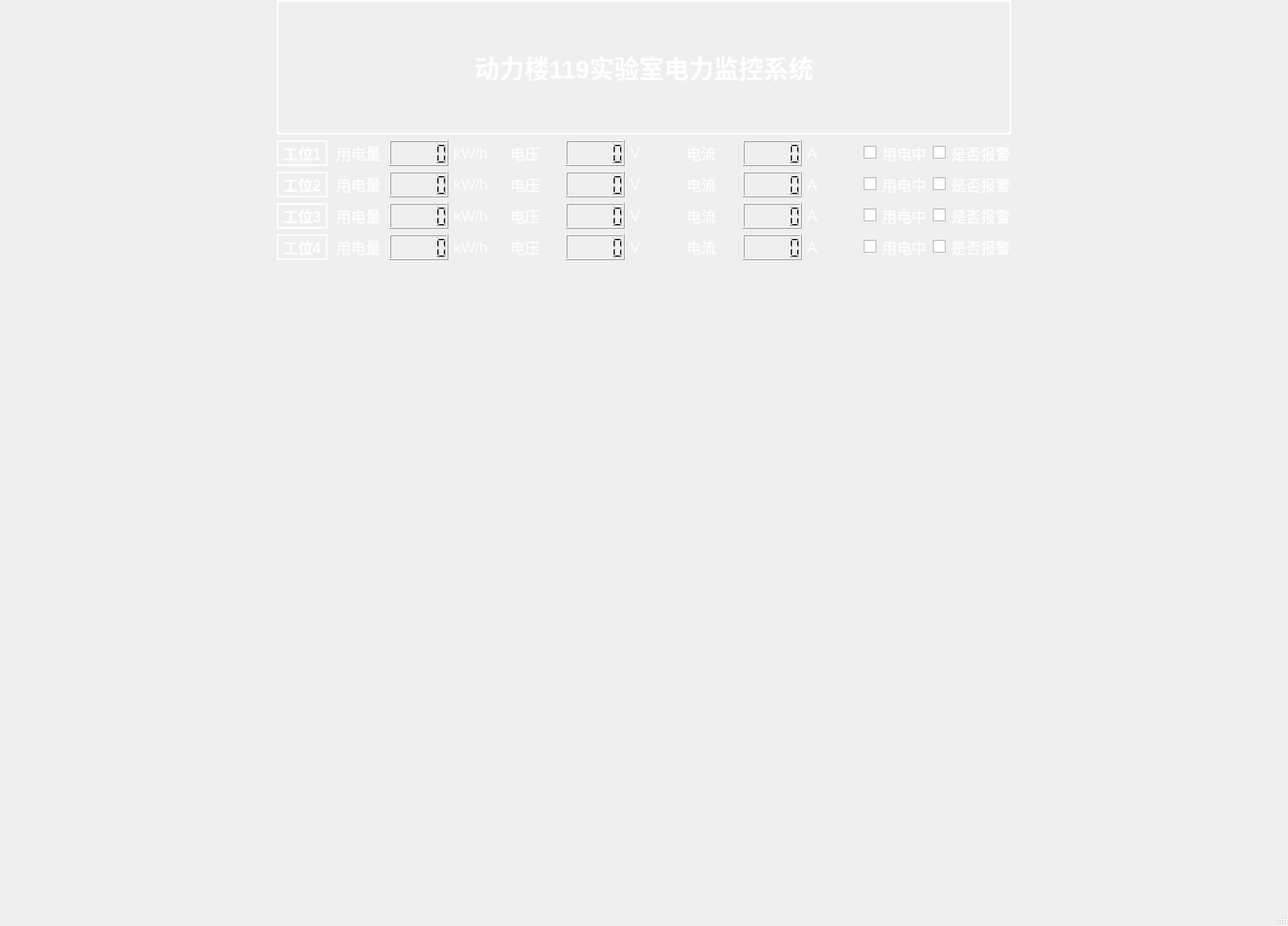
<?xml version="1.0" encoding="UTF-8"?>
<ui version="4.0">
 <class>mainWindow</class>
 <widget class="QMainWindow" name="mainWindow">
  <property name="geometry">
   <rect>
    <x>0</x>
    <y>0</y>
    <width>1396</width>
    <height>1004</height>
   </rect>
  </property>
  <property name="windowTitle">
   <string>实验室电力监控系统</string>
  </property>
  <widget class="QWidget" name="centralwidget">
   <property name="font">
    <font>
     <pointsize>6</pointsize>
    </font>
   </property>
   <layout class="QHBoxLayout" name="horizontalLayout_5">
    <property name="leftMargin">
     <number>300</number>
    </property>
    <property name="topMargin">
     <number>0</number>
    </property>
    <property name="rightMargin">
     <number>300</number>
    </property>
    <property name="bottomMargin">
     <number>700</number>
    </property>
    <item>
     <layout class="QVBoxLayout" name="verticalLayout">
      <item>
       <layout class="QHBoxLayout" name="horizontalLayout_51">
        <item>
         <widget class="QLabel" name="label_131">
          <property name="font">
           <font>
            <pointsize>20</pointsize>
            <weight>75</weight>
            <italic>false</italic>
            <bold>true</bold>
           </font>
          </property>
          <property name="styleSheet">
           <string notr="true">QLabel{color:rgb(255, 255, 255);
 border: 2px solid white;
}</string>
          </property>
          <property name="text">
           <string>动力楼119实验室电力监控系统</string>
          </property>
          <property name="scaledContents">
           <bool>true</bool>
          </property>
          <property name="alignment">
           <set>Qt::AlignCenter</set>
          </property>
         </widget>
        </item>
       </layout>
      </item>
      <item>
       <layout class="QHBoxLayout" name="horizontalLayout">
        <item>
         <widget class="QLabel" name="label_138">
          <property name="font">
           <font>
            <pointsize>12</pointsize>
            <weight>75</weight>
            <bold>true</bold>
           </font>
          </property>
          <property name="styleSheet">
           <string notr="true">QLabel{color:rgb(255, 255, 255);
 border: 2px solid white;
}</string>
          </property>
          <property name="text">
           <string>工位1</string>
          </property>
          <property name="alignment">
           <set>Qt::AlignCenter</set>
          </property>
         </widget>
        </item>
        <item>
         <widget class="QLabel" name="label_139">
          <property name="font">
           <font>
            <pointsize>12</pointsize>
           </font>
          </property>
          <property name="styleSheet">
           <string notr="true">QLabel{color:rgb(255, 255, 255);}</string>
          </property>
          <property name="text">
           <string>用电量</string>
          </property>
          <property name="alignment">
           <set>Qt::AlignCenter</set>
          </property>
         </widget>
        </item>
        <item>
         <widget class="QLCDNumber" name="lcdNumber1">
          <property name="styleSheet">
           <string notr="true"/>
          </property>
         </widget>
        </item>
        <item>
         <widget class="QLabel" name="label_140">
          <property name="font">
           <font>
            <pointsize>12</pointsize>
           </font>
          </property>
          <property name="styleSheet">
           <string notr="true">QLabel{color:rgb(255, 255, 255);}</string>
          </property>
          <property name="text">
           <string>kW/h</string>
          </property>
         </widget>
        </item>
        <item>
         <widget class="QLabel" name="label">
          <property name="font">
           <font>
            <pointsize>12</pointsize>
           </font>
          </property>
          <property name="styleSheet">
           <string notr="true">QLabel{color:rgb(255, 255, 255);}</string>
          </property>
          <property name="text">
           <string>电压</string>
          </property>
         </widget>
        </item>
        <item>
         <widget class="QLCDNumber" name="lcdNumber11">
          <property name="styleSheet">
           <string notr="true"/>
          </property>
         </widget>
        </item>
        <item>
         <widget class="QLabel" name="label_144">
          <property name="font">
           <font>
            <pointsize>12</pointsize>
           </font>
          </property>
          <property name="styleSheet">
           <string notr="true">QLabel{color:rgb(255, 255, 255);}</string>
          </property>
          <property name="text">
           <string>V</string>
          </property>
         </widget>
        </item>
        <item>
         <widget class="QLabel" name="label_5">
          <property name="font">
           <font>
            <pointsize>12</pointsize>
           </font>
          </property>
          <property name="styleSheet">
           <string notr="true">QLabel{color:rgb(255, 255, 255);}</string>
          </property>
          <property name="text">
           <string>电流</string>
          </property>
         </widget>
        </item>
        <item>
         <widget class="QLCDNumber" name="lcdNumber111"/>
        </item>
        <item>
         <widget class="QLabel" name="label_148">
          <property name="font">
           <font>
            <pointsize>12</pointsize>
           </font>
          </property>
          <property name="styleSheet">
           <string notr="true">QLabel{color:rgb(255, 255, 255);}</string>
          </property>
          <property name="text">
           <string>A</string>
          </property>
         </widget>
        </item>
        <item>
         <widget class="QCheckBox" name="checkBox1">
          <property name="font">
           <font>
            <pointsize>12</pointsize>
           </font>
          </property>
          <property name="styleSheet">
           <string notr="true">/* 设置 QCheckBox 的文本颜色为白色 */
QCheckBox {
    color: rgb(255, 255, 255);
}

/* 设置 QCheckBox 被选中时的勾颜色为红色 */
QCheckBox::indicator:checked {
    background-color: green;
   
}

</string>
          </property>
          <property name="text">
           <string>用电中</string>
          </property>
         </widget>
        </item>
        <item>
         <widget class="QCheckBox" name="checkBox11">
          <property name="font">
           <font>
            <pointsize>12</pointsize>
           </font>
          </property>
          <property name="styleSheet">
           <string notr="true">/* 设置 QCheckBox 的文本颜色为白色 */
QCheckBox {
    color: rgb(255, 255, 255);
}

/* 设置 QCheckBox 被选中时的勾颜色为红色 */
QCheckBox::indicator:checked {
    background-color: red;
	
   
}
</string>
          </property>
          <property name="text">
           <string>是否报警</string>
          </property>
         </widget>
        </item>
       </layout>
      </item>
      <item>
       <layout class="QHBoxLayout" name="horizontalLayout_2">
        <item>
         <widget class="QLabel" name="label_141">
          <property name="font">
           <font>
            <pointsize>12</pointsize>
            <weight>75</weight>
            <bold>true</bold>
           </font>
          </property>
          <property name="styleSheet">
           <string notr="true">QLabel{color:rgb(255, 255, 255);
 border: 2px solid white;
}</string>
          </property>
          <property name="text">
           <string>工位2</string>
          </property>
          <property name="alignment">
           <set>Qt::AlignCenter</set>
          </property>
         </widget>
        </item>
        <item>
         <widget class="QLabel" name="label_142">
          <property name="font">
           <font>
            <pointsize>12</pointsize>
           </font>
          </property>
          <property name="styleSheet">
           <string notr="true">QLabel{color:rgb(255, 255, 255);}</string>
          </property>
          <property name="text">
           <string>用电量</string>
          </property>
          <property name="alignment">
           <set>Qt::AlignCenter</set>
          </property>
         </widget>
        </item>
        <item>
         <widget class="QLCDNumber" name="lcdNumber2">
          <property name="styleSheet">
           <string notr="true"/>
          </property>
         </widget>
        </item>
        <item>
         <widget class="QLabel" name="label_143">
          <property name="font">
           <font>
            <pointsize>12</pointsize>
           </font>
          </property>
          <property name="styleSheet">
           <string notr="true">QLabel{color:rgb(255, 255, 255);}</string>
          </property>
          <property name="text">
           <string>kW/h</string>
          </property>
         </widget>
        </item>
        <item>
         <widget class="QLabel" name="label_2">
          <property name="font">
           <font>
            <pointsize>12</pointsize>
           </font>
          </property>
          <property name="styleSheet">
           <string notr="true">QLabel{color:rgb(255, 255, 255);}</string>
          </property>
          <property name="text">
           <string>电压</string>
          </property>
         </widget>
        </item>
        <item>
         <widget class="QLCDNumber" name="lcdNumber22">
          <property name="styleSheet">
           <string notr="true"/>
          </property>
         </widget>
        </item>
        <item>
         <widget class="QLabel" name="label_145">
          <property name="font">
           <font>
            <pointsize>12</pointsize>
           </font>
          </property>
          <property name="styleSheet">
           <string notr="true">QLabel{color:rgb(255, 255, 255);}</string>
          </property>
          <property name="text">
           <string>V</string>
          </property>
         </widget>
        </item>
        <item>
         <widget class="QLabel" name="label_6">
          <property name="font">
           <font>
            <pointsize>12</pointsize>
           </font>
          </property>
          <property name="styleSheet">
           <string notr="true">QLabel{color:rgb(255, 255, 255);}</string>
          </property>
          <property name="text">
           <string>电流</string>
          </property>
         </widget>
        </item>
        <item>
         <widget class="QLCDNumber" name="lcdNumber222"/>
        </item>
        <item>
         <widget class="QLabel" name="label_149">
          <property name="font">
           <font>
            <pointsize>12</pointsize>
           </font>
          </property>
          <property name="styleSheet">
           <string notr="true">QLabel{color:rgb(255, 255, 255);}</string>
          </property>
          <property name="text">
           <string>A</string>
          </property>
         </widget>
        </item>
        <item>
         <widget class="QCheckBox" name="checkBox2">
          <property name="font">
           <font>
            <pointsize>12</pointsize>
           </font>
          </property>
          <property name="styleSheet">
           <string notr="true">QCheckBox{color:rgb(255, 255, 255);}
QCheckBox::indicator:checked {
    color: black;
}
</string>
          </property>
          <property name="text">
           <string>用电中</string>
          </property>
         </widget>
        </item>
        <item>
         <widget class="QCheckBox" name="checkBox22">
          <property name="font">
           <font>
            <pointsize>12</pointsize>
           </font>
          </property>
          <property name="styleSheet">
           <string notr="true">QCheckBox{color:rgb(255, 255, 255);}
QCheckBox::indicator:checked {
    color: black;
}
</string>
          </property>
          <property name="text">
           <string>是否报警</string>
          </property>
         </widget>
        </item>
       </layout>
      </item>
      <item>
       <layout class="QHBoxLayout" name="horizontalLayout_3">
        <item>
         <widget class="QLabel" name="label_132">
          <property name="font">
           <font>
            <pointsize>12</pointsize>
            <weight>75</weight>
            <bold>true</bold>
           </font>
          </property>
          <property name="styleSheet">
           <string notr="true">QLabel{color:rgb(255, 255, 255);
 border: 2px solid white;
}</string>
          </property>
          <property name="text">
           <string>工位3</string>
          </property>
          <property name="alignment">
           <set>Qt::AlignCenter</set>
          </property>
         </widget>
        </item>
        <item>
         <widget class="QLabel" name="label_133">
          <property name="font">
           <font>
            <pointsize>12</pointsize>
           </font>
          </property>
          <property name="styleSheet">
           <string notr="true">QLabel{color:rgb(255, 255, 255);}</string>
          </property>
          <property name="text">
           <string>用电量</string>
          </property>
          <property name="alignment">
           <set>Qt::AlignCenter</set>
          </property>
         </widget>
        </item>
        <item>
         <widget class="QLCDNumber" name="lcdNumber3">
          <property name="styleSheet">
           <string notr="true"/>
          </property>
         </widget>
        </item>
        <item>
         <widget class="QLabel" name="label_134">
          <property name="font">
           <font>
            <pointsize>12</pointsize>
           </font>
          </property>
          <property name="styleSheet">
           <string notr="true">QLabel{color:rgb(255, 255, 255);}</string>
          </property>
          <property name="text">
           <string>kW/h</string>
          </property>
         </widget>
        </item>
        <item>
         <widget class="QLabel" name="label_3">
          <property name="font">
           <font>
            <pointsize>12</pointsize>
           </font>
          </property>
          <property name="styleSheet">
           <string notr="true">QLabel{color:rgb(255, 255, 255);}</string>
          </property>
          <property name="text">
           <string>电压</string>
          </property>
         </widget>
        </item>
        <item>
         <widget class="QLCDNumber" name="lcdNumber33">
          <property name="styleSheet">
           <string notr="true"/>
          </property>
         </widget>
        </item>
        <item>
         <widget class="QLabel" name="label_146">
          <property name="font">
           <font>
            <pointsize>12</pointsize>
           </font>
          </property>
          <property name="styleSheet">
           <string notr="true">QLabel{color:rgb(255, 255, 255);}</string>
          </property>
          <property name="text">
           <string>V</string>
          </property>
         </widget>
        </item>
        <item>
         <widget class="QLabel" name="label_7">
          <property name="font">
           <font>
            <pointsize>12</pointsize>
           </font>
          </property>
          <property name="styleSheet">
           <string notr="true">QLabel{color:rgb(255, 255, 255);}</string>
          </property>
          <property name="text">
           <string>电流</string>
          </property>
         </widget>
        </item>
        <item>
         <widget class="QLCDNumber" name="lcdNumber333"/>
        </item>
        <item>
         <widget class="QLabel" name="label_150">
          <property name="font">
           <font>
            <pointsize>12</pointsize>
           </font>
          </property>
          <property name="styleSheet">
           <string notr="true">QLabel{color:rgb(255, 255, 255);}</string>
          </property>
          <property name="text">
           <string>A</string>
          </property>
         </widget>
        </item>
        <item>
         <widget class="QCheckBox" name="checkBox3">
          <property name="font">
           <font>
            <pointsize>12</pointsize>
           </font>
          </property>
          <property name="styleSheet">
           <string notr="true">QCheckBox{color:rgb(255, 255, 255);}
QCheckBox::indicator:checked {
    color: black;
}
</string>
          </property>
          <property name="text">
           <string>用电中</string>
          </property>
         </widget>
        </item>
        <item>
         <widget class="QCheckBox" name="checkBox33">
          <property name="font">
           <font>
            <pointsize>12</pointsize>
           </font>
          </property>
          <property name="styleSheet">
           <string notr="true">QCheckBox{color:rgb(255, 255, 255);}
QCheckBox::indicator:checked {
    color: black;
}
</string>
          </property>
          <property name="text">
           <string>是否报警</string>
          </property>
         </widget>
        </item>
       </layout>
      </item>
      <item>
       <layout class="QHBoxLayout" name="horizontalLayout_4">
        <item>
         <widget class="QLabel" name="label_135">
          <property name="font">
           <font>
            <pointsize>12</pointsize>
            <weight>75</weight>
            <bold>true</bold>
           </font>
          </property>
          <property name="styleSheet">
           <string notr="true">QLabel{color:rgb(255, 255, 255);
 border: 2px solid white;
}</string>
          </property>
          <property name="text">
           <string>工位4</string>
          </property>
          <property name="alignment">
           <set>Qt::AlignCenter</set>
          </property>
         </widget>
        </item>
        <item>
         <widget class="QLabel" name="label_136">
          <property name="font">
           <font>
            <pointsize>12</pointsize>
           </font>
          </property>
          <property name="styleSheet">
           <string notr="true">QLabel{color:rgb(255, 255, 255);}</string>
          </property>
          <property name="text">
           <string>用电量</string>
          </property>
          <property name="alignment">
           <set>Qt::AlignCenter</set>
          </property>
         </widget>
        </item>
        <item>
         <widget class="QLCDNumber" name="lcdNumber4">
          <property name="styleSheet">
           <string notr="true"/>
          </property>
         </widget>
        </item>
        <item>
         <widget class="QLabel" name="label_137">
          <property name="font">
           <font>
            <pointsize>12</pointsize>
           </font>
          </property>
          <property name="styleSheet">
           <string notr="true">QLabel{color:rgb(255, 255, 255);}</string>
          </property>
          <property name="text">
           <string>kW/h</string>
          </property>
         </widget>
        </item>
        <item>
         <widget class="QLabel" name="label_4">
          <property name="font">
           <font>
            <pointsize>12</pointsize>
           </font>
          </property>
          <property name="styleSheet">
           <string notr="true">QLabel{color:rgb(255, 255, 255);}</string>
          </property>
          <property name="text">
           <string>电压</string>
          </property>
         </widget>
        </item>
        <item>
         <widget class="QLCDNumber" name="lcdNumber44">
          <property name="styleSheet">
           <string notr="true"/>
          </property>
         </widget>
        </item>
        <item>
         <widget class="QLabel" name="label_147">
          <property name="font">
           <font>
            <pointsize>12</pointsize>
           </font>
          </property>
          <property name="styleSheet">
           <string notr="true">QLabel{color:rgb(255, 255, 255);}</string>
          </property>
          <property name="text">
           <string>V</string>
          </property>
         </widget>
        </item>
        <item>
         <widget class="QLabel" name="label_8">
          <property name="font">
           <font>
            <pointsize>12</pointsize>
           </font>
          </property>
          <property name="styleSheet">
           <string notr="true">QLabel{color:rgb(255, 255, 255);}</string>
          </property>
          <property name="text">
           <string>电流</string>
          </property>
         </widget>
        </item>
        <item>
         <widget class="QLCDNumber" name="lcdNumber444"/>
        </item>
        <item>
         <widget class="QLabel" name="label_151">
          <property name="font">
           <font>
            <pointsize>12</pointsize>
           </font>
          </property>
          <property name="styleSheet">
           <string notr="true">QLabel{color:rgb(255, 255, 255);}</string>
          </property>
          <property name="text">
           <string>A</string>
          </property>
         </widget>
        </item>
        <item>
         <widget class="QCheckBox" name="checkBox4">
          <property name="font">
           <font>
            <pointsize>12</pointsize>
           </font>
          </property>
          <property name="styleSheet">
           <string notr="true">QCheckBox{color:rgb(255, 255, 255);}
QCheckBox::indicator:checked {
    color: black;
}
</string>
          </property>
          <property name="text">
           <string>用电中</string>
          </property>
         </widget>
        </item>
        <item>
         <widget class="QCheckBox" name="checkBox44">
          <property name="font">
           <font>
            <pointsize>12</pointsize>
           </font>
          </property>
          <property name="styleSheet">
           <string notr="true">QCheckBox{color:rgb(255, 255, 255);}
QCheckBox::indicator:checked {
    color: black;
}
</string>
          </property>
          <property name="text">
           <string>是否报警</string>
          </property>
         </widget>
        </item>
       </layout>
      </item>
     </layout>
    </item>
   </layout>
  </widget>
  <widget class="QMenuBar" name="menubar">
   <property name="geometry">
    <rect>
     <x>0</x>
     <y>0</y>
     <width>1396</width>
     <height>26</height>
    </rect>
   </property>
  </widget>
  <widget class="QStatusBar" name="statusbar"/>
 </widget>
 <resources/>
 <connections/>
</ui>
